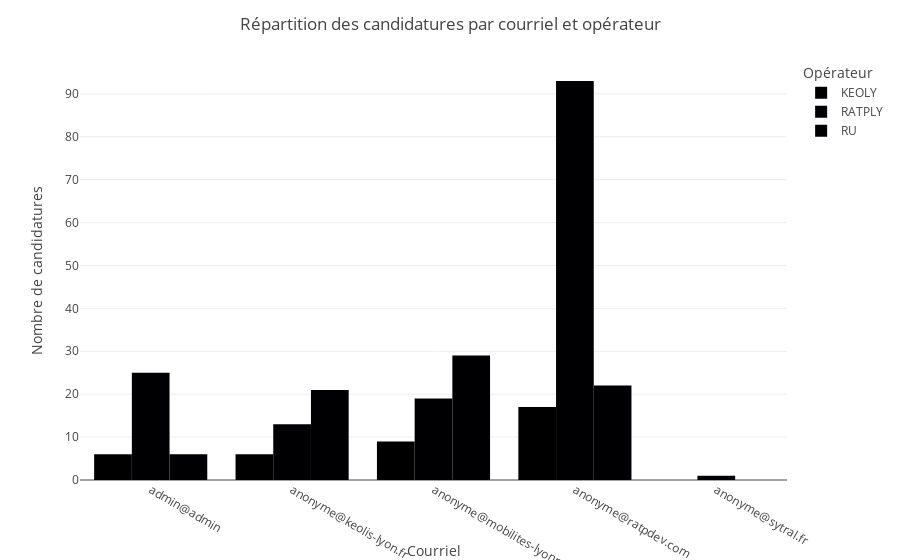

Notebook code for this chart:
### Code cell
# Mapping des Tenant ID vers les courriels
tenant_courriel_mapping = {
    'b87cc266-09c4-40cc-8dfa-c92e08bf9cb4': 'anonyme@ratpdev.com',
    '7124e463-2734-41bf-bddb-3e475374f94c': 'anonyme@keolis-lyon.fr',
    '6b23e274-b621-4690-a6c9-bf8828efd33e': 'anonyme@mobilites-lyonnaises.fr',
    '846ece69-a6d3-4892-83ca-a966df6f640e': 'anonyme@sytral.fr',
    'fa41821e-c12a-4f5a-9a6c-8a85b6d803bc': 'admin@admin'
}

# Créer une nouvelle colonne 'Courriel' dans le DataFrame df_temp
df_temp = df_selected_year.loc[df_selected_year["Libellé Événement"] == "Candidature"]
df_temp['courriel'] = df_temp['Tenant ID'].map(tenant_courriel_mapping)

# Count grouped by "Code Opérateur" and "courriel"
grouped = df_temp.groupby(["Code Opérateur", "courriel"]).size().reset_index(name="count")

# Create a bar plot
fig = px.bar(
    grouped,
    x="courriel",
    y="count",
    color="Code Opérateur",
    barmode="group",
    labels={
        "courriel": "Courriel",
        "count": "Nombre de candidatures",
        "Code Opérateur": "Opérateur",
    },
)

fig.update_layout(
    xaxis_title="Courriel",
    yaxis_title="Nombre de candidatures",
    xaxis=dict(tickmode="linear"),
    title="Répartition des candidatures par courriel et opérateur"
)

fig.show()

### Figure 1 — Plotly figure (JSON) as saved in the notebook; plotly's stock layout.template omitted (floating-point values rounded to 4 significant figures)
{"data": [{"alignmentgroup": "True", "hovertemplate": "Opérateur=KEOLY<br>Courriel=%{x}<br>Nombre de candidatures=%{y}<extra></extra>", "legendgroup": "KEOLY", "marker": {"color": "#000001", "pattern": {"shape": ""}}, "name": "KEOLY", "offsetgroup": "KEOLY", "orientation": "v", "showlegend": true, "textposition": "auto", "type": "bar", "x": ["admin@admin", "anonyme@keolis-lyon.fr", "anonyme@mobilites-lyonnaises.fr", "anonyme@ratpdev.com"], "xaxis": "x", "y": [6, 6, 9, 17], "yaxis": "y"}, {"alignmentgroup": "True", "hovertemplate": "Opérateur=RATPLY<br>Courriel=%{x}<br>Nombre de candidatures=%{y}<extra></extra>", "legendgroup": "RATPLY", "marker": {"color": "#000002", "pattern": {"shape": ""}}, "name": "RATPLY", "offsetgroup": "RATPLY", "orientation": "v", "showlegend": true, "textposition": "auto", "type": "bar", "x": ["admin@admin", "anonyme@keolis-lyon.fr", "anonyme@mobilites-lyonnaises.fr", "anonyme@ratpdev.com", "anonyme@sytral.fr"], "xaxis": "x", "y": [25, 13, 19, 93, 1], "yaxis": "y"}, {"alignmentgroup": "True", "hovertemplate": "Opérateur=RU<br>Courriel=%{x}<br>Nombre de candidatures=%{y}<extra></extra>", "legendgroup": "RU", "marker": {"color": "#000003", "pattern": {"shape": ""}}, "name": "RU", "offsetgroup": "RU", "orientation": "v", "showlegend": true, "textposition": "auto", "type": "bar", "x": ["admin@admin", "anonyme@keolis-lyon.fr", "anonyme@mobilites-lyonnaises.fr", "anonyme@ratpdev.com"], "xaxis": "x", "y": [6, 21, 29, 22], "yaxis": "y"}], "layout": {"barmode": "group", "legend": {"title": {"text": "Opérateur"}, "tracegroupgap": 0}, "margin": {"t": 60}, "title": {"text": "Répartition des candidatures par courriel et opérateur"}, "xaxis": {"anchor": "y", "domain": [0, 1], "tickmode": "linear", "title": {"text": "Courriel"}}, "yaxis": {"anchor": "x", "domain": [0, 1], "title": {"text": "Nombre de candidatures"}}}}
